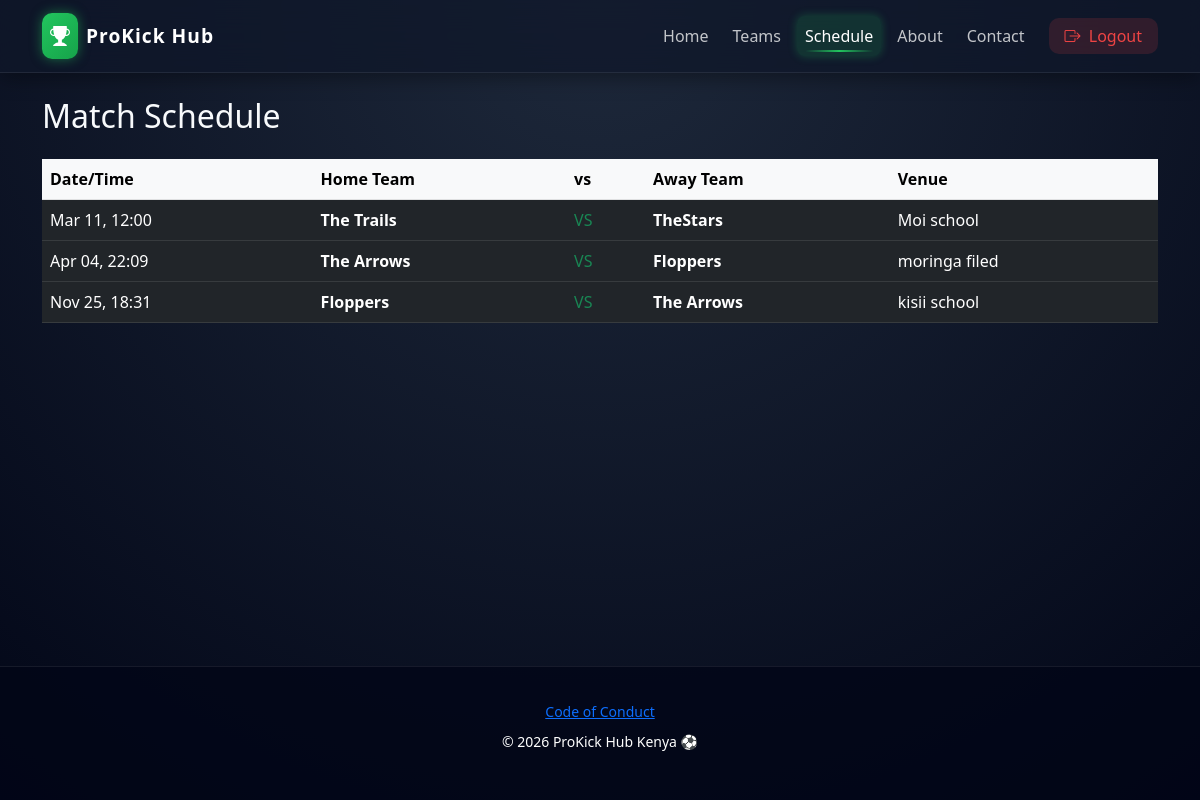
The app's page /schedule/ (signed in) with its own data.
### soccerApp/models.py (models this page shows, shortened)
class MatchRequest(models.Model):
    STATUS_CHOICES = [
        ('P', 'Pending'),
        ('A', 'Accepted'),
        ('D', 'Declined'),
    ]
    sender = models.ForeignKey(Team, on_delete=models.CASCADE, related_name='sent_challenges')
    receiver = models.ForeignKey(Team, on_delete=models.CASCADE, related_name='received_challenges')
    match_date = models.DateTimeField()
    venue = models.CharField(max_length=255)
    status = models.CharField(max_length=1, choices=STATUS_CHOICES, default='P')
    created_at = models.DateTimeField(auto_now_add=True)

class Team(models.Model):
    manager = models.OneToOneField(User, on_delete=models.CASCADE, related_name='team')
    name = models.CharField(max_length=100)
    location = models.CharField(max_length=255, default="Kisumu", help_text="Enter home ground or city")
    created_at = models.DateTimeField(auto_now_add=True)

### soccerApp/views.py (the view)
# urls.py: path('schedule/', views.match_schedule, name='schedule'),
def match_schedule(request):
    matches = MatchRequest.objects.exclude(status='D').order_by('match_date')
    return render(request, 'soccerApp/match_schedule.html', {'matches': matches})

### soccerApp/templates/soccerApp/match_schedule.html
{% extends 'soccerApp/base.html' %}
{% load static %}
{% block content %}
<h2 class="mb-4">Match Schedule</h2>
<div class="glass-card overflow-hidden">
    <table class="table table-dark table-hover mb-0">
        <thead class="table-light text-dark">
            <tr>
                <th>Date/Time</th>
                <th>Home Team</th>
                <th>vs</th>
                <th>Away Team</th>
                <th>Venue</th>
            </tr>
        </thead>
        <tbody>
    {% for match in matches %}
    <tr>
        <td>{{ match.match_date|date:"M d, H:i" }}</td>
        <td class="fw-bold">{{ match.sender.name }}</td>
        <td class="text-success">VS</td>
        <td class="fw-bold">{{ match.receiver.name }}</td>
        <td>{{ match.venue }}</td>
    </tr>
    {% endfor %}
</tbody>
    </table>
</div>
{% endblock %}

### soccerApp/templates/soccerApp/base.html (style rules this page uses)
:root { --bg-dark: #0f172a; --card-dark: rgba(30, 41, 59, 0.7); --accent: #22c55e; --accent-glow: rgba(34, 197, 94, 0.4); --text-light: #f8fafc; }
body { background: radial-gradient(circle at top, #1e293b, #020617); color: var(--text-light); font-family: 'Segoe UI', Tahoma, Geneva, Verdana, sans-serif; min-height: 100vh; display: flex; flex-direction: column; }

### records on screen
MatchRequest: match_date "Mar 11, 12:00", sender.name "The Trails", receiver.name "TheStars", venue "Moi school"
MatchRequest: match_date "Apr 04, 22:09", sender.name "The Arrows", receiver.name "Floppers", venue "moringa filed"
MatchRequest: match_date "Nov 25, 18:31", sender.name "Floppers", receiver.name "The Arrows", venue "kisii school"
